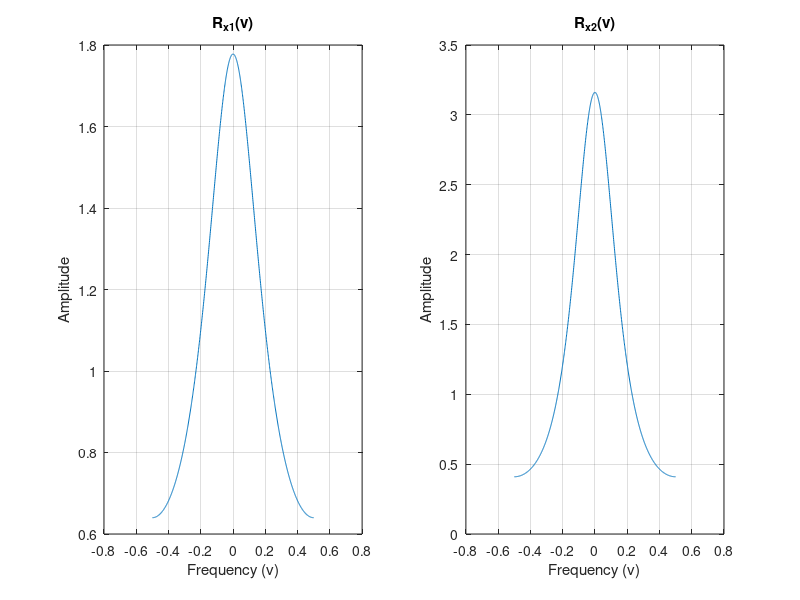

Write MATLAB code to recreate this figure. (Note: this script raises an error after producing the figure.)
clear all;

% Given parameters
sigma_z_sq = 1;
alpha = 0.25;
beta = 0.25;

% Frequency range
v = linspace(-0.5, 0.5, 1000);

% Calculate Rx1(v)
Rx1 = sigma_z_sq ./ (1 + alpha^2 - 2*alpha*cos(2*pi.*v));

% Calculate H2(v)
H2 = 1 ./ (1 - beta*exp(-1i*2*pi*v));

% Calculate Rx2(v)
Rx2 = abs(H2).^2 .* Rx1;

% Plotting Rx1(v) and Rx2(v)
figure;
subplot(1, 2, 1);
plot(v, Rx1);
title('R_{x1}(v)');
xlabel('Frequency (v)');
ylabel('Amplitude');
grid on;

subplot(1, 2, 2);
plot(v, Rx2);
title('R_{x2}(v)');
xlabel('Frequency (v)');
ylabel('Amplitude');
grid on;

% Lags for autocorrelation
lags = -25:25;

% Autocorrelation function for x1
r_x1_values = (alpha .^ abs(lags)) * sigma_z_sq/(1-alpha^2);

% Compute h2 values for positive lags
h2_values = arrayfun(@(n) h2(n, beta), 0:length(lags)-1);
h2_values_flip = flip(h2_values);

% Compute r_x2 through convolution
r_x2 = conv(h2_values_flip, conv(h2_values, r_x1_values, 'same'), 'same');

% Plotting r_x2(k)
figure;
stem(lags, r_x2);
title('r_{x2}(k)');
xlabel('Lag (k)');
ylabel('Autocorrelation');
grid on;

% Function to compute h2 for a given n
function val = h2(n, beta)
    if n >= 0
        val = beta ^ n;
    else
        val = 0;
    end
end

